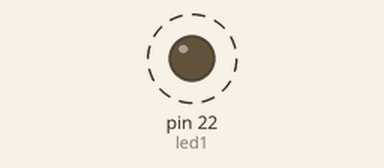
A sketch run on a simulated Arduino Mega 2560, built with avr-gcc and run on an emulated ATmega2560. On the bench: output pins drawn as LEDs (lit = HIGH). Dashed ring = blinking.

Above: at 0.5 s.
Timing chart, 0 to 4.6 s (numbered marks = the images above):
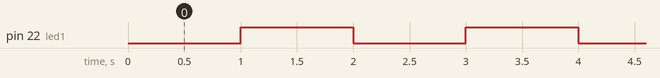

The sketch:

Blink_sesh1.ino
```cpp
int led1 = 22;
int i = 0;

void setup(){
  pinMode(led1,OUTPUT);
}

void loop(){
  //Restricting led to 5 times on/off switch
  if (i<5){
    for (i = 0; i < 5; i++){
    digitalWrite(led1,LOW);
    delay(1000);
    digitalWrite(led1,HIGH);
    delay(1000);
  }
  i++;
  //Condition for switching off
  } else {
    digitalWrite(led1,HIGH);
  }


}
```

Measured:
- by itself, pin 22 (led1): alternates HIGH for 1.0 s and LOW for 1.0 s, 9 changes in all, then stays HIGH
